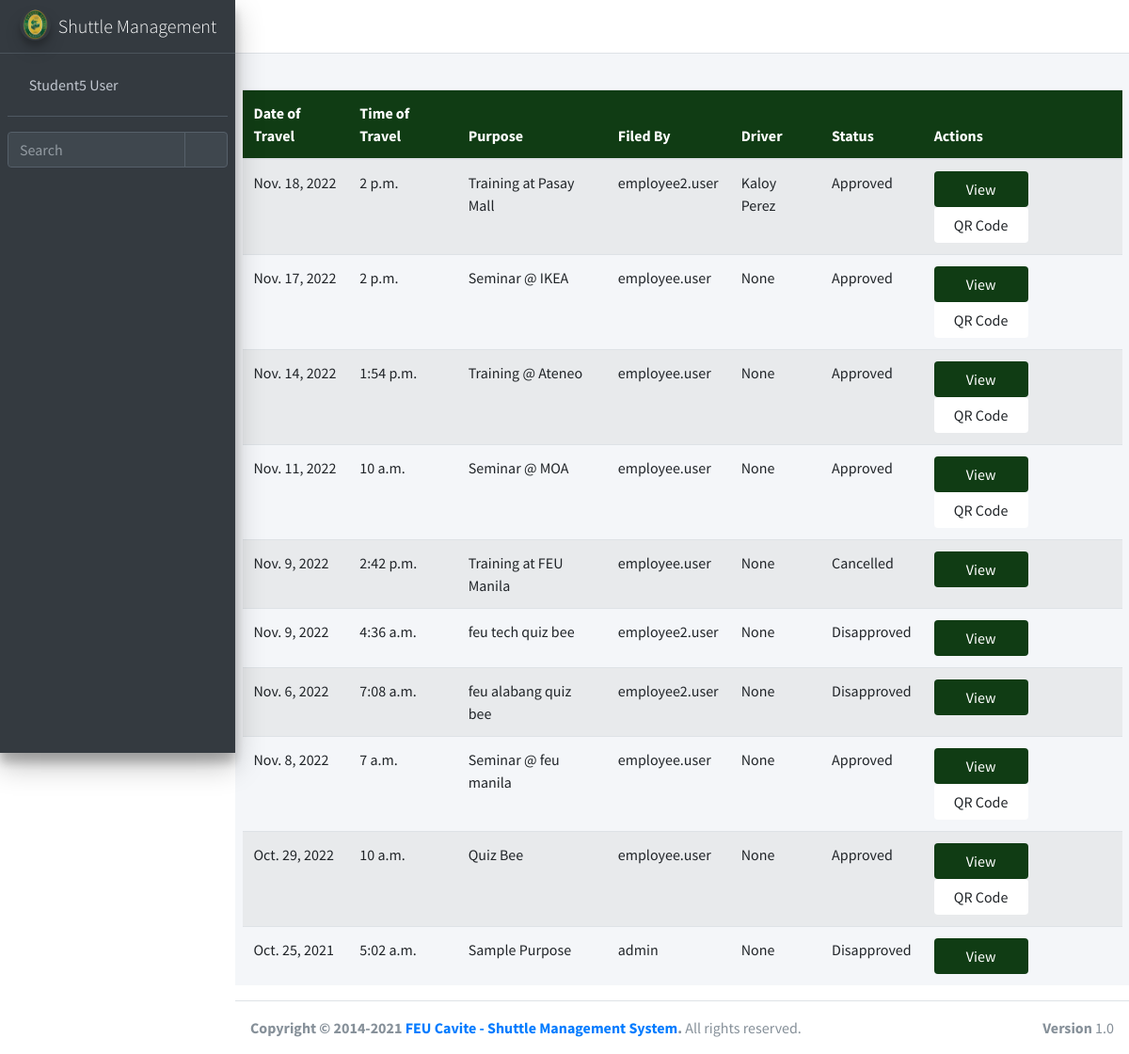
/ticket/fts_ticket/ (signed in), run on the app's committed database.
### ticket/models.py (models this page shows, shortened)
class Tickets(models.Model):
    ticket_id = models.AutoField(primary_key=True)
    start_date = models.DateField(blank=True, null = True)
    start_time = models.TimeField(blank=True, null = True)
    arrival_time = models.TimeField(blank=True, null = True)
    date_filed = models.DateTimeField(blank=True, null = True, auto_now_add=True)
    description = models.CharField(max_length=255, blank=True, null = True)
    destination = models.CharField(max_length=255, blank=True, null = True)
    driver = models.ForeignKey(shuttle_driver, null=True, blank=True, on_delete=models.CASCADE)
    email = models.CharField(max_length=255, blank=True, null = True)
    ticket_status = models.ForeignKey(Ticket_status, null=True, blank=True, on_delete=models.CASCADE)
    cancel_reason = models.CharField(max_length=255, blank=True, null = True)
    qr_code = models.ImageField(upload_to = 'uploads/', blank = True, null = True)
    user = models.ForeignKey(User, null=True, blank=True, on_delete=models.CASCADE)
    approved_by = models.CharField(max_length=255, blank=True, null = True)

class shuttle_driver(models.Model):
    shuttle_driver_id = models.AutoField(primary_key=True)
    driver_name = models.CharField(max_length=255, blank=True, null = True)
    def __str__(self):
        return str(self.driver_name)

class Ticket_status(models.Model):
    ticket_status_id = models.AutoField(primary_key=True)
    ticket_status = models.CharField(max_length=255, blank=True, null = True)
    def __str__(self):
        return str(self.ticket_status)

### ticket/views.py (the view)
# urls.py: path('fts_ticket/', login_required(views.fts_ticket), name='fts_ticket'),
def fts_ticket(request):
	query = {
		'ticket': Tickets.objects.all().order_by('-ticket_id'),
	}
	return render(request, 'ticket/fts_ticket.html', query)

### ticket/templates/ticket/fts_ticket.html (shortened to what this page needs)
{% extends 'ticket/popupbase.html' %}
{% block content %}
{% load crispy_forms_tags %}
{% load static %}
<div class="container-fluid">
	<center>
		<table class="table table-striped">
			<thead class="thead-custom">
				<th>Date of Travel</th>
				<th>Time of Travel</th>
				<th>Purpose</th>
				<th>Filed By</th>
				<th>Driver</th>
				<th>Status</th>
				<th>Actions</th>
			</thead>
			{% for items in ticket %}
			<tr>
				<td>
					{{items.start_date}}
				</td>
				<td>
					{{items.start_time}}
				</td>
				<td>
					{{items.description}}
				</td>
				<td>
					{{items.user}}
				</td>
				<td>
					{{items.driver}}
				</td>
				<td>
					{{items.ticket_status}}
				</td>
				<td>
					<a class="btn btn-success1 bt-c" onclick="window.open('/ticket/view_ticket/{{items.ticket_id}}','popupticket','width=950,height=600'); return false;">
                             View
                          </a>
				{% if items.ticket_status_id == 2 %}
						<a href="/media/{{items.qr_code}}" class="btn btn-primary1 bt-c">QR Code</a>
				{% endif %}
				</td>
			</tr>
			{% endfor %}
		</table>
	</center>
</div>
{% endblock content %}

### ticket/templates/ticket/popupbase.html (shortened to what this page needs)
{% load static %}
<!DOCTYPE html>
<html lang="en">
<head>
  <link rel="stylesheet" href="{% static 'basetemp/plugins/fontawesome-free/css/all.min.css' %}">
  <link rel="stylesheet" href="https://code.ionicframework.com/ionicons/2.0.1/css/ionicons.min.css">
  <link rel="stylesheet" href="{% static 'basetemp/plugins/tempusdominus-bootstrap-4/css/tempusdominus-bootstrap-4.min.css' %}">
  <link rel="stylesheet" href="{% static 'basetemp/plugins/icheck-bootstrap/icheck-bootstrap.min.css' %}">
  <link rel="stylesheet" href="{% static 'basetemp/plugins/jqvmap/jqvmap.min.css' %}">
  <link rel="stylesheet" href="{% static 'basetemp/dist/css/adminlte.min.css' %}">
  <link rel="stylesheet" href="{% static 'basetemp/plugins/overlayScrollbars/css/OverlayScrollbars.min.css' %}">
  <link rel="stylesheet" href="{% static 'basetemp/plugins/daterangepicker/daterangepicker.css' %}">
  <link rel="stylesheet" href="{% static 'basetemp/plugins/summernote/summernote-bs4.min.css' %}">
</head>
<body class="hold-transition sidebar-mini layout-fixed">
<div class="wrapper">
  <nav class="main-header navbar navbar-expand navbar-white navbar-light">
    <ul class="navbar-nav">
      <li class="nav-item">
        <a class="nav-link" data-widget="pushmenu" href="#" role="button"><i class="fas fa-bars"></i></a>
      </li>
      <li class="nav-item d-none d-sm-inline-block">
        <a href="#" class="nav-link"></a>
      </li>
    </ul>
    <ul class="navbar-nav ml-auto">
      <li class="nav-item">
        <a class="nav-link" data-widget="fullscreen" href="#" role="button">
          <i class="fas fa-expand-arrows-alt"></i>
        </a>
      </li>
    </ul>
  </nav>
  <aside class="main-sidebar sidebar-dark-primary elevation-4">
    <a href="/" class="brand-link">
      <img src="{% static 'shuttle/feulogo.png' %}" alt="AdminLTE Logo" class="brand-image img-circle elevation-3" style="opacity: .8">
      <span class="brand-text font-weight-light">Shuttle Management</span>
    </a>
    <div class="sidebar">
      <div class="user-panel mt-3 pb-3 mb-3 d-flex">
        <div class="image">
        </div>
        <div class="info">
          <a href="#" class="d-block">{{user.get_full_name}}</a>
        </div>
      </div>
      <div class="form-inline">
        <div class="input-group" data-widget="sidebar-search">
          <input class="form-control form-control-sidebar" type="search" placeholder="Search" aria-label="Search">
          <div class="input-group-append">
            <button class="btn btn-sidebar">
              <i class="fas fa-search fa-fw"></i>
            </button>
          </div>
        </div>
      </div>
    </div>
  </aside>
  <div class="content-wrapper">
    <div class="content-header">
    </div>
    {% block content %}
    {% endblock content %}
  </div>
  <footer class="main-footer">
    <strong>Copyright &copy; 2014-2021 <a href="#">FEU Cavite - Shuttle Management System</a>.</strong>
    All rights reserved.
    <div class="float-right d-none d-sm-inline-block">
      <b>Version</b> 1.0
    </div>
  </footer>
</div>
</body>
</html>

### ticket/templates/ticket/fts_ticket.html (style rules this page uses)
.bt-c { width: 100px; }
.btn-success1, .btn-success1:hover, .thead-custom { background-color: #103C14; color: white; }
.btn-primary1 { background-color: white; }

### data on the page
Tickets: start_date "Nov. 18, 2022", start_time "2 p.m.", description "Training at Pasay Mall", user "employee2.user", driver "Kaloy Perez", ticket_status "Approved"
Tickets: start_date "Nov. 17, 2022", start_time "2 p.m.", description "Seminar @ IKEA", user "employee.user", driver "None", ticket_status "Approved", {{ items.ticket_id }} 9 (drawn)
Tickets: start_date "Nov. 14, 2022", start_time "1:54 p.m.", description "Training @ Ateneo", user "employee.user", driver "None", ticket_status "Approved"
Tickets: start_date "Nov. 11, 2022", start_time "10 a.m.", description "Seminar @ MOA", user "employee.user", driver "None", ticket_status "Approved"
Tickets: start_date "Nov. 9, 2022", start_time "2:42 p.m.", description "Training at FEU Manila", user "employee.user", driver "None", ticket_status "Cancelled", {{ items.ticket_id }} 6 (drawn)
Tickets: start_date "Nov. 9, 2022", start_time "4:36 a.m.", description "feu tech quiz bee", user "employee2.user", driver "None", ticket_status "Disapproved"
Tickets: start_date "Nov. 6, 2022", start_time "7:08 a.m.", description "feu alabang quiz bee", user "employee2.user", driver "None", ticket_status "Disapproved"
Tickets: start_date "Nov. 8, 2022", start_time "7 a.m.", description "Seminar @ feu manila", user "employee.user", driver "None", ticket_status "Approved"
Tickets: start_date "Oct. 29, 2022", start_time "10 a.m.", description "Quiz Bee", user "employee.user", driver "None", ticket_status "Approved"
Tickets: start_date "Oct. 25, 2021", start_time "5:02 a.m.", description "Sample Purpose", user "admin", driver "None", ticket_status "Disapproved"

### other printed values
{{ user.get_full_name }} "Student5 User"
